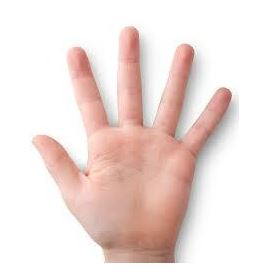
//> input picture 3d/3d/hand3.JPG, 255 x 278 px
$ ./main   (built with g++ and OpenCV 4)
//> lines starting //> are read from the running program, lines starting //| are printed output that depends on the picture; after the words box and inside, x2 and y2 are one past the last pixel; in counts of white or black regions, pixels touching at a corner belong together
#include <opencv2\highgui.hpp>
#include <opencv2\imgproc.hpp>
#include <iostream>

using namespace cv;
using namespace std;

//Global variables
Mat src, src_gray, src_blur,src_threshold,src_contours;
int thresh = 245;
vector<vector<Point> > contours; //store as multiplearray vector of point
vector<Vec4i> hierarchy;
RNG rng(12345);

void main()
{
	src = imread("hand3.jpg", 1); //이미지를 행렬화해서 불러옴
//> src is the input picture: 278 rows x 255 cols, CV_8UC3; mean B, G, R 218.3, 222.5, 238.8
	imshow("original image", src); //행렬화된 데이터를 이미지로 보여줌
	waitKey(0); //아무키나 입력하기 전에 창이 닫히지 않게하는 함수

	cvtColor(src, src_gray, CV_BGR2GRAY); //bgr이미지를 gray scale로 변환
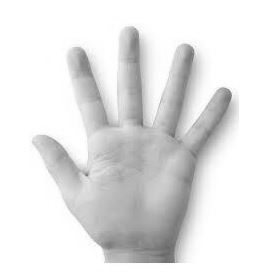
//> src_gray: 278 rows x 255 cols, CV_8UC1; min 100, max 255, mean 226.9
	//imshow("gray image", src_gray);//이미지를 gray로 바꿔 보여줌
	//waitKey(0);

	//잡음을 줄이기 위한 블러처리
	bilateralFilter(src_gray, src_blur, 9, 75, 75, 4);
	//imshow("blur image", src_blur);
	//waitKey(0);

	//이미지 이진화
	threshold(src_blur, src_threshold, thresh, 255, THRESH_BINARY_INV);
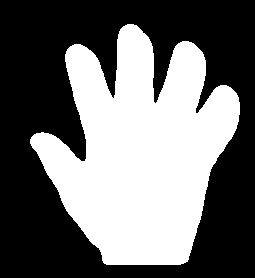
//> src_threshold: 278 rows x 255 cols, CV_8UC1; 42.8% white; 1 white region, box (x1, y1, x2, y2) and area: (30, 24, 240, 265) 30318

	//침식
	erode(src_threshold, src_threshold, Mat(3, 3, CV_8U, Scalar(1)), Point(-1, -1), 2);
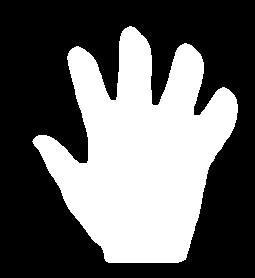
//> src_threshold: 278 rows x 255 cols, CV_8UC1; 39.1% white; 1 white region, box (x1, y1, x2, y2) and area: (32, 26, 238, 263) 27711
	imshow("threshold image", src_threshold);
	waitKey(0);

	//findcontours function error??
//	findContours(src_threshold, contours, hierarchy, CV_RETR_TREE, CV_CHAIN_APPROX_SIMPLE, Point(0, 0));

	/// Approximate contours to polygons + get bounding rects and circles
	vector<vector<Point> > contours_poly(contours.size());
	vector<Rect> boundRect(contours.size());
	vector<Point2f>center(contours.size());

	for (int i = 0; i < contours.size(); i++)
	{
		approxPolyDP(Mat(contours[i]), contours_poly[i], 3, true);
		boundRect[i] = boundingRect(Mat(contours_poly[i]));
	}


	/// Draw polygonal contour + bonding rects + circles
	Mat drawing = Mat::zeros(src_threshold.size(), CV_8UC3);
	for (int i = 0; i< contours.size(); i++)
	{
		Scalar color = Scalar(rng.uniform(0, 255), rng.uniform(0, 255), rng.uniform(0, 255));
		drawContours(drawing, contours_poly, i, color, 1, 8, vector<Vec4i>(), 0, Point());
		rectangle(drawing, boundRect[i].tl(), boundRect[i].br(), color, 2, 8, 0);
	}
//> drawing: 278 rows x 255 cols, CV_8UC3; every value is 0

	/// Show in a window
	namedWindow("Contours", CV_WINDOW_AUTOSIZE);
	imshow("Contours", drawing);
	waitKey(0);
}

$ run again, with 3d/3d/hand2.JPG copied over 3d/3d/hand3.JPG
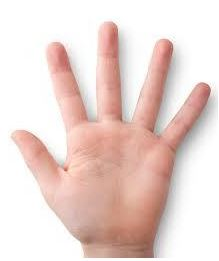
//> input picture 3d/3d/hand2.JPG, 219 x 261 px
//> src is the input picture: 261 rows x 219 cols, CV_8UC3; mean B, G, R 209.4, 214.7, 234.9
//> `threshold(src_blur, src_threshold, thresh, 255, THRESH_BINARY_INV);`:
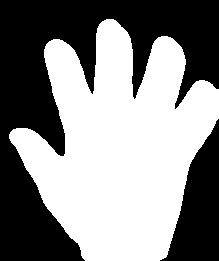
//> src_threshold: 261 rows x 219 cols, CV_8UC1; 53.2% white; 2 black regions, box (x1, y1, x2, y2) and area: (0, 0, 219, 261) 22208, (160, 119, 219, 261) 4551
//> `erode(src_threshold, src_threshold, Mat(3, 3, CV_8U, Scalar(1)), Point..`:
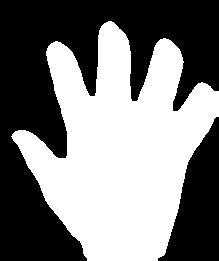
//> src_threshold: 261 rows x 219 cols, CV_8UC1; 48.9% white; 1 white region, box (x1, y1, x2, y2) and area: (11, 21, 219, 261) 27970
